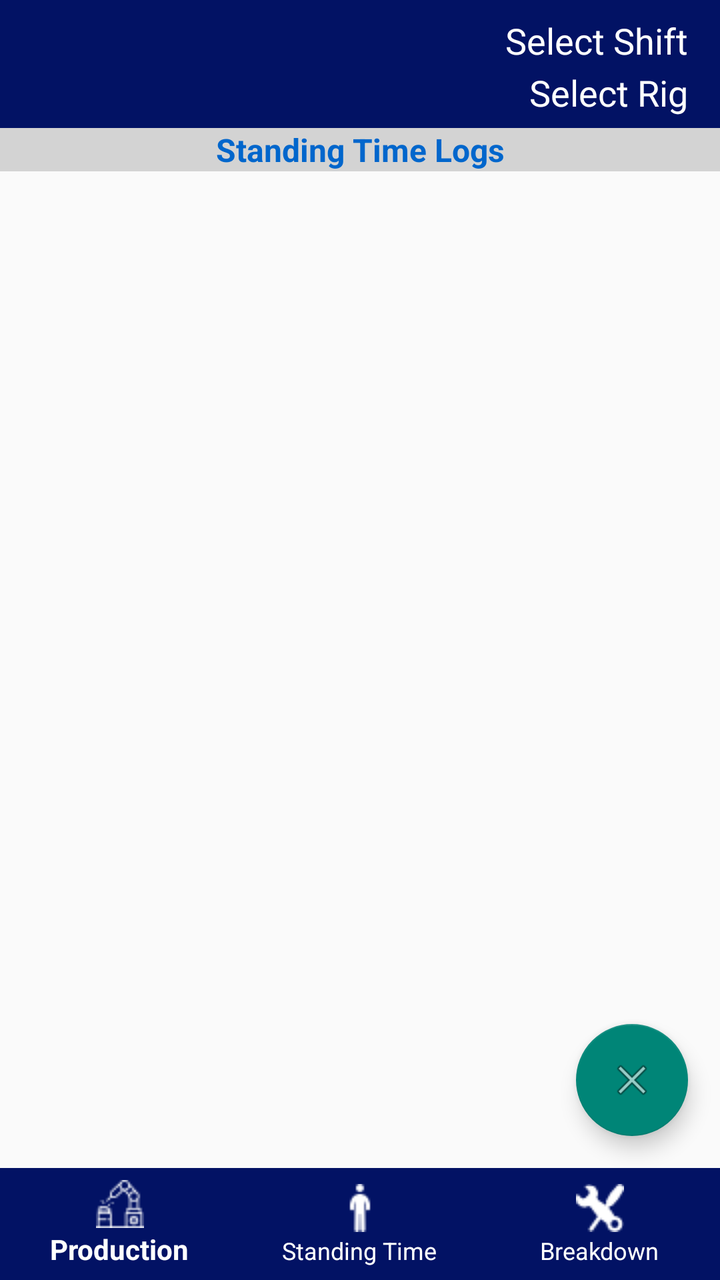
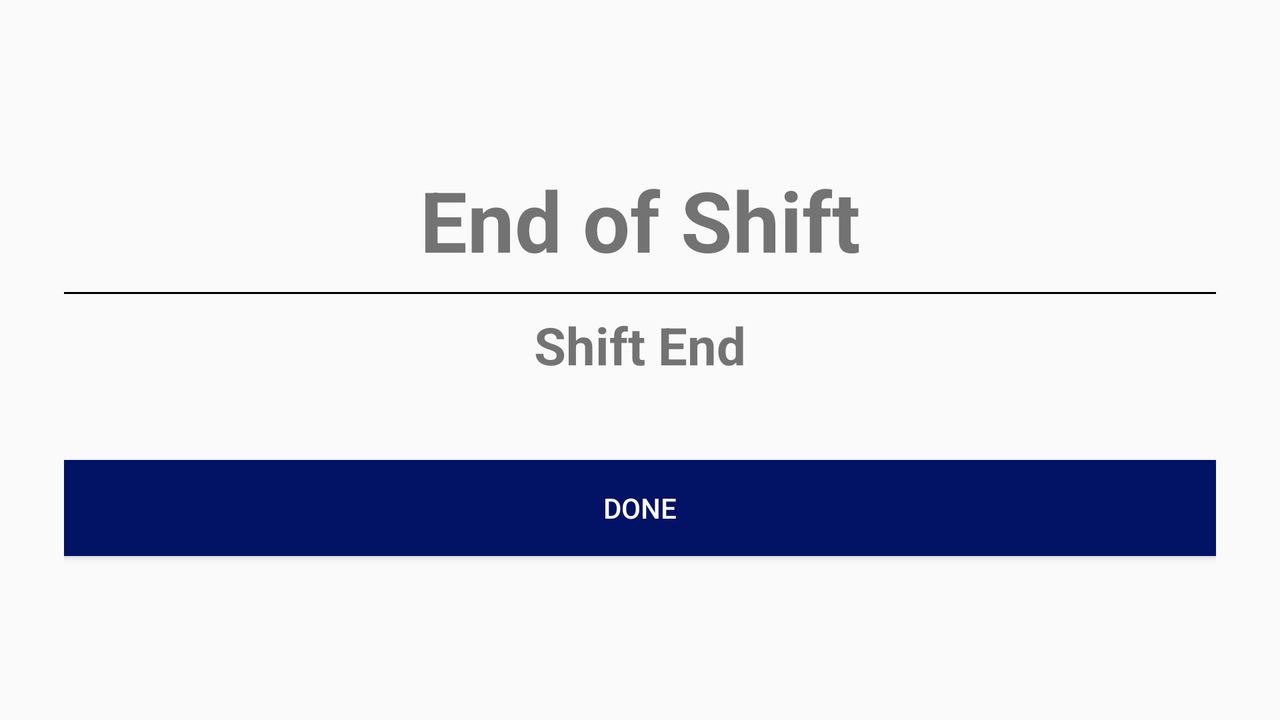

Compare how this app lays out the same screen by default and in its alternative resource folder. The renders come first, then the two layout files and the values they reference.
<!-- AndroidManifest.xml: activity theme CustomActivityThemeNoActionBar -->
<!-- res/layout/activity_shift_end_report.xml -->
<?xml version="1.0" encoding="utf-8"?>
<LinearLayout xmlns:android="http://schemas.android.com/apk/res/android"
    xmlns:tools="http://schemas.android.com/tools"
    xmlns:app="http://schemas.android.com/apk/res-auto"
    android:id="@+id/activity_operator_input"
    android:layout_width="match_parent"
    android:layout_height="match_parent"
    android:orientation="vertical"
    tools:context="za.co.thamserios.basilread.views.ShiftEndReportActivity">
    <RelativeLayout
        android:layout_width="match_parent"
        android:layout_height="64dp"
        android:background="@color/colorPrimary">
        <ImageView
            android:layout_width="96dp"
            android:layout_height="64dp"
            app:srcCompat="@drawable/ic_basil_logo"
            android:id="@+id/imageView"
            android:scaleType="fitXY"/>
        <TextView
            android:layout_marginTop="8dp"
            android:layout_width="wrap_content"
            android:layout_height="wrap_content"
            android:layout_marginRight="@dimen/activity_horizontal_margin"
            android:layout_alignParentRight="true"
            android:textSize="18sp"
            android:id="@+id/shiftTopText"
            android:textColor="@color/primary_white"
            android:text="Select Shift"/>
        <TextView
            android:layout_marginTop="34dp"
            android:layout_width="wrap_content"
            android:layout_height="wrap_content"
            android:layout_marginRight="@dimen/activity_horizontal_margin"
            android:layout_alignParentRight="true"
            android:textSize="18sp"
            android:textColor="@color/primary_white"
            android:id="@+id/rigTopText"
            android:text="Select Rig"/>
    </RelativeLayout>
    <RelativeLayout
        android:layout_width="match_parent"
        android:background="@color/primary_isid_grey"
        android:layout_height="wrap_content">
        <TextView
            android:id="@+id/headerText"
            android:layout_width="match_parent"
            android:layout_height="wrap_content"
            android:gravity="center_horizontal"
            android:background="@color/primary_isid_grey"
            android:textStyle="bold"
            android:textSize="16sp"
            android:text="Standing Time Logs"
            android:textColor="@color/primary_blue"/>
    </RelativeLayout>
    <FrameLayout
        android:id="@+id/mainContent"
        android:layout_width="match_parent"
        android:layout_height="match_parent"
        android:paddingLeft="@dimen/activity_horizontal_margin"
        android:paddingRight="@dimen/activity_horizontal_margin"
        android:layout_weight="2"
        android:gravity="center_horizontal|center_vertical" >
    </FrameLayout>
    <FrameLayout
        android:layout_width="wrap_content"
        android:layout_height="wrap_content"
        android:layout_gravity="bottom|right">
        <android.support.design.widget.FloatingActionButton
            android:id="@+id/fab"
            android:layout_width="wrap_content"
            android:layout_height="wrap_content"
            android:layout_gravity="end|bottom"
            android:layout_margin="@dimen/fab_margin"
            app:srcCompat="@android:drawable/ic_menu_close_clear_cancel" />
    </FrameLayout>
    <RelativeLayout
        android:id="@+id/bottom_navigation_layout"
        android:layout_width="match_parent"
        android:layout_height="56dp"
        android:layout_gravity="bottom"
        android:visibility="visible"
        android:background="@color/colorPrimary">
        <android.support.design.widget.BottomNavigationView
            android:id="@+id/bottom_navigation"
            android:layout_width="match_parent"
            android:layout_gravity="start"
            android:layout_height="wrap_content"
            android:layout_alignParentBottom="true"
            app:itemBackground="@color/colorPrimary"
            app:itemIconTint="@color/primary_white"
            app:itemTextColor="@color/primary_white"
            app:menu="@menu/bottom_navigation_history_main" />
    </RelativeLayout>

</LinearLayout>
<!-- resources referenced by this layout -->
<resources>
  <color name="colorPrimary">#021264</color>
  <color name="primary_blue">#0066cc</color>
  <color name="primary_isid_grey">#d3d3d3</color>
  <color name="primary_white">#ffffff</color>
  <dimen name="activity_horizontal_margin">16dp</dimen>
  <dimen name="fab_margin">16dp</dimen>
  <!-- drawable ic_basil_logo: png bitmap (drawable, 70502 bytes) -->
  <style name="CustomActivityThemeNoActionBar" parent="Theme.AppCompat.Light.NoActionBar">
          <item name="android:windowActionBar">false</item>
          <item name="android:windowNoTitle">true</item>
      </style>
</resources>
<!-- res/layout-land/activity_shift_end_report.xml (the repository's variant of the layout above) -->
<!-- drawn on the phone turned sideways -->
<?xml version="1.0" encoding="utf-8"?>
<RelativeLayout xmlns:android="http://schemas.android.com/apk/res/android"
    xmlns:tools="http://schemas.android.com/tools"
    android:id="@+id/activity_shift_end_report"
    android:layout_width="match_parent"
    android:layout_height="match_parent"
    android:paddingBottom="@dimen/activity_vertical_margin"
    android:paddingLeft="@dimen/activity_horizontal_margin"
    android:paddingRight="@dimen/activity_horizontal_margin"
    android:paddingTop="@dimen/activity_vertical_margin"
    tools:context="za.co.thamserios.basilread.views.ShiftEndReportActivity">

    <LinearLayout
        android:id="@+id/layout_private"
        android:layout_width="match_parent"
        android:layout_height="match_parent"
        android:layout_marginLeft="@dimen/activity_horizontal_margin"
        android:layout_marginRight="@dimen/activity_horizontal_margin"
        android:orientation="vertical"
        android:gravity="center" >

        <TextView
            android:layout_width="match_parent"
            android:layout_height="wrap_content"
            android:text="End of Shift"
            android:textSize="42sp"
            android:textStyle="bold"
            android:layout_marginBottom="8dp"
            android:gravity="center_horizontal"/>
        <View
            android:layout_width="match_parent"
            android:layout_height="1dp"
            android:layout_below="@+id/isidLogo"
            android:background="#000000" />
        <TextView
            android:layout_marginTop="8dp"
            android:id="@+id/statusTextView"
            android:layout_width="match_parent"
            android:layout_height="wrap_content"
            android:gravity="center_horizontal"
            android:textSize="26sp"
            android:textStyle="bold"
            android:text="Shift End" />


        <Button
             android:layout_marginTop="40dp"
             android:layout_width="match_parent"
             android:layout_height="wrap_content"
             android:text="Done"
             android:background="@color/colorPrimary"
             android:textColor="@color/primary_white"
             android:id="@+id/endShift"/>


    </LinearLayout>

</RelativeLayout>
<!-- resources referenced by the variant -->
<!-- as the phone turned sideways resolves them -->
<resources>
  <color name="colorPrimary">#021264</color>
  <color name="primary_white">#ffffff</color>
  <dimen name="activity_horizontal_margin">16dp</dimen>
  <dimen name="activity_vertical_margin">16dp</dimen>
  <style name="CustomActivityThemeNoActionBar" parent="Theme.AppCompat.Light.NoActionBar">
          <item name="android:windowActionBar">false</item>
          <item name="android:windowNoTitle">true</item>
      </style>
</resources>
